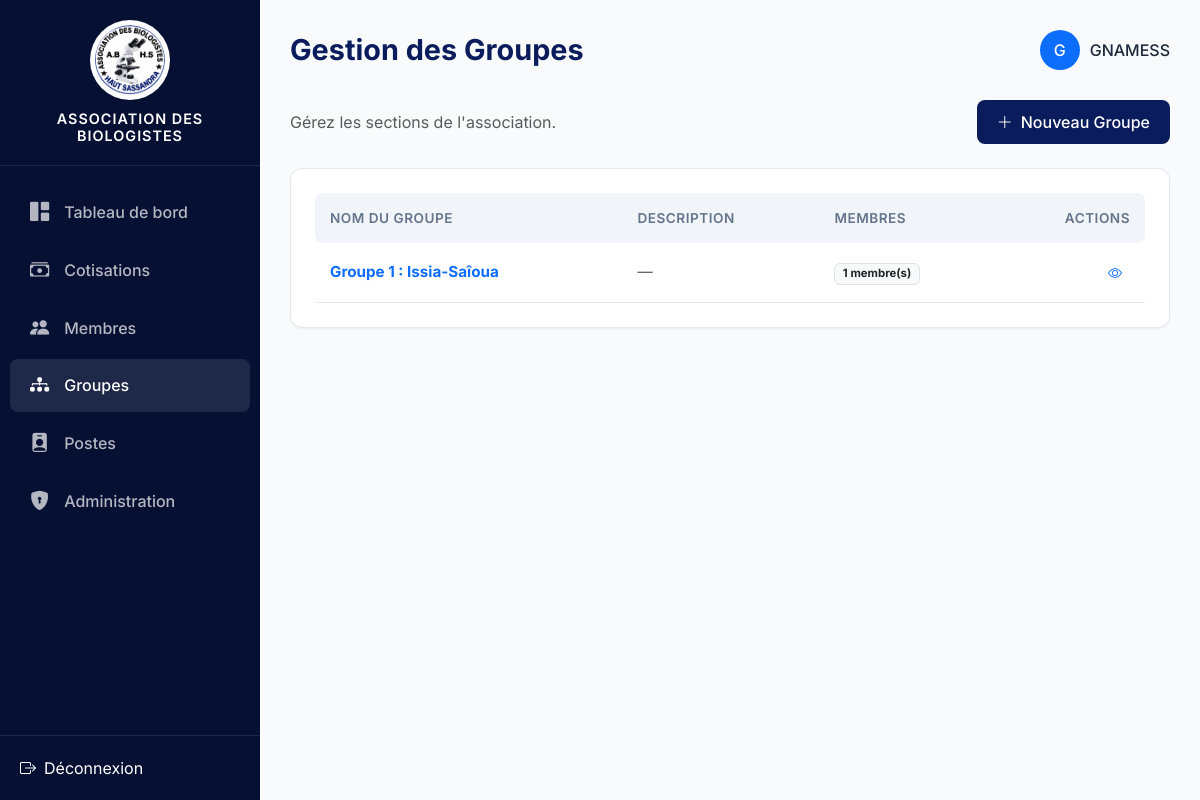
The app's page /membres/groupes/ (signed in) with its own data.
### membres/models.py (models this page shows, shortened)
class Groupe(models.Model):
    nom = models.CharField(max_length=100, unique=True)
    description = models.TextField(blank=True, help_text="Ex: Section de Daloa...")
    date_creation = models.DateTimeField(auto_now_add=True)
    class Meta:
        ordering = ['nom']
        verbose_name = "Groupe"
        verbose_name_plural = "Groupes"

### membres/views.py (the view)
# urls.py: path('groupes/', views.liste_groupes, name='liste_groupes'),
@login_required
def liste_groupes(request):
    groupes = Groupe.objects.annotate(nb_membres=Count('membres'))
    return render(request, 'membres/liste_groupes.html', {'groupes': groupes})

### templates/membres/liste_groupes.html (shortened to what this page needs)
{% extends 'base.html' %}
{% block page_title %}Gestion des Groupes{% endblock %}
{% block content %}
<div class="d-flex justify-content-between align-items-center mb-4">
    <p class="text-muted mb-0">Gérez les sections de l'association.</p>
    <a href="{% url 'ajouter_groupe' %}" class="btn-primary-custom">
        <i class="bi bi-plus-lg"></i> Nouveau Groupe
    </a>
</div>
<div class="card-custom">
    <div class="table-responsive">
        <table class="table-custom">
            <thead>
                <tr>
                    <th>Nom du Groupe</th>
                    <th>Description</th>
                    <th>Membres</th>
                    <th class="text-end">Actions</th>
                </tr>
            </thead>
            <tbody>
                {% for g in groupes %}
                <tr>
                    <td class="fw-bold text-primary">{{ g.nom }}</td>
                    <td class="text-muted">{{ g.description|default:"—" }}</td>
                    <td><span class="badge bg-light text-dark border">{{ g.nb_membres }} membre(s)</span></td>
                    <td class="text-end">
                        <a href="{% url 'liste_membres' %}?groupe={{ g.id }}" class="btn btn-sm btn-outline-primary border-0 rounded-circle" title="Voir les membres">
                            <i class="bi bi-eye"></i>
                        </a>
                    </td>
                </tr>
                {% empty %}
                <tr><td colspan="4" class="text-center text-muted py-4">Aucun groupe créé.</td></tr>
                {% endfor %}
            </tbody>
        </table>
    </div>
</div>
{% endblock %}

### templates/base.html (shortened to what this page needs)
{% load static %}
<!DOCTYPE html>
<html lang="fr">
<head>
    <link href="https://cdn.jsdelivr.net/npm/bootstrap@5.3.0/dist/css/bootstrap.min.css" rel="stylesheet">
    <link href="https://cdn.jsdelivr.net/npm/bootstrap-icons@1.11.0/font/bootstrap-icons.css" rel="stylesheet">
    <link rel="stylesheet" href="{% static 'css/style.css' %}">
</head>
<body>
    <aside class="sidebar" id="sidebar">
        <div class="sidebar-header">
            <img src="{% static 'img/logo.png' %}" alt="Logo A.B H.S">
            <h5>ASSOCIATION DES<br>BIOLOGISTES</h5>
        </div>
        <ul class="sidebar-menu">
            <li><a href="{% url 'dashboard' %}" class="{% if request.resolver_match.url_name == 'dashboard' %}active{% endif %}"><i class="bi bi-grid-1x2-fill"></i> Tableau de bord</a></li>
            <li><a href="{% url 'liste_cotisations' %}" class="{% if 'cotisation' in request.resolver_match.url_name %}active{% endif %}"><i class="bi bi-cash-stack"></i> Cotisations</a></li>
            <li><a href="{% url 'liste_membres' %}" class="{% if 'membre' in request.resolver_match.url_name %}active{% endif %}"><i class="bi bi-people-fill"></i> Membres</a></li>
            <li><a href="{% url 'liste_groupes' %}" class="{% if 'groupe' in request.resolver_match.url_name %}active{% endif %}"><i class="bi bi-diagram-3-fill"></i> Groupes</a></li>
            <li><a href="{% url 'liste_postes' %}" class="{% if 'poste' in request.resolver_match.url_name %}active{% endif %}"><i class="bi bi-person-badge-fill"></i> Postes</a></li>
            {% if user.is_superuser %}
            <li><a href="/admin/"><i class="bi bi-shield-lock-fill"></i> Administration</a></li>
            {% endif %}
        </ul>
        <div class="sidebar-footer">
<form method="post" action="{% url 'logout' %}" class="m-0">
    <button type="submit" class="btn btn-link text-white text-decoration-none d-flex align-items-center gap-2 p-0 border-0">
        <i class="bi bi-box-arrow-right"></i> Déconnexion
    </button>
</form>
        </div>
    </aside>
    <main class="main-content">
        <div class="topbar">
            <div class="d-flex align-items-center gap-3">
                <h1>{% block page_title %}Tableau de bord{% endblock %}</h1>
            </div>
            <div class="user-profile">
                <div class="bg-primary text-white rounded-circle d-flex align-items-center justify-content-center" style="width: 40px; height: 40px;">
                    {{ user.username|first|upper }}
                </div>
                <span class="d-none d-md-block">{{ user.username }}</span>
            </div>
        </div>
        {% block content %}{% endblock %}
    </main>
</body>
</html>

### static/css/style.css (style rules this page uses)
:root { --primary: #0a1c5c; --primary-light: #1e3a8a; --primary-dark: #051033; --accent: #3b82f6; --bg-body: #f8fafc; --bg-card: #ffffff; --text-main: #1e293b; --text-muted: #64748b; --border: #e2e8f0; --success: #10b981; --warning: #f59e0b; --danger: #ef4444; --shadow-sm: 0 1px 2px 0 rgb(0 0 0 / 0.05); --shadow-md: 0 4px 6px -1px rgb(0 0 0 / 0.1), 0 2px 4px -2px rgb(0 0 0 / 0.1); --shadow-lg: 0 10px 15px -3px rgb(0 0 0 / 0.1), 0 4px 6px -4px rgb(0 0 0 / 0.1); --transition: all 0.3s ease; }
body { font-family: 'Inter', sans-serif; background-color: var(--bg-body); color: var(--text-main); margin: 0; display: flex; min-height: 100vh; }
.sidebar { width: 260px; background: var(--primary-dark); color: white; display: flex; flex-direction: column; position: fixed; height: 100vh; transition: var(--transition); z-index: 1000; }
.sidebar-header { padding: 20px; text-align: center; border-bottom: 1px solid rgba(255,255,255,0.1); }
.sidebar-header img { max-width: 80px; border-radius: 50%; background: white; padding: 5px; margin-bottom: 10px; }
.sidebar-header h5 { font-size: 0.9rem; font-weight: 600; margin: 0; letter-spacing: 1px; }
.sidebar-menu { list-style: none; padding: 20px 10px; margin: 0; flex: 1; }
.sidebar-menu li a { display: flex; align-items: center; padding: 12px 20px; color: rgba(255,255,255,0.7); text-decoration: none; border-radius: 8px; margin-bottom: 5px; transition: var(--transition); font-weight: 500; }
.sidebar-menu li a:hover, .sidebar-menu li a.active { background: rgba(255,255,255,0.1); color: white; }
.sidebar-menu li a i { margin-right: 15px; font-size: 1.2rem; }
.sidebar-footer { padding: 20px; border-top: 1px solid rgba(255,255,255,0.1); }
.main-content { flex: 1; margin-left: 260px; padding: 30px; transition: var(--transition); }
.topbar { display: flex; justify-content: space-between; align-items: center; margin-bottom: 30px; }
.topbar h1 { font-size: 1.8rem; font-weight: 700; color: var(--primary); margin: 0; }
.user-profile { display: flex; align-items: center; gap: 10px; font-weight: 500; }
.card-custom { background: var(--bg-card); border-radius: 12px; padding: 24px; box-shadow: var(--shadow-sm); border: 1px solid var(--border); transition: var(--transition); }
.table-custom { width: 100%; border-collapse: collapse; }
.table-custom th { text-align: left; padding: 15px; background: #f1f5f9; color: var(--text-muted); font-weight: 600; font-size: 0.85rem; text-transform: uppercase; letter-spacing: 0.5px; }
.table-custom th:first-child { border-top-left-radius: 8px; border-bottom-left-radius: 8px; }
.table-custom th:last-child { border-top-right-radius: 8px; border-bottom-right-radius: 8px; }
.table-custom td { padding: 15px; border-bottom: 1px solid var(--border); font-size: 0.95rem; }
.btn-primary-custom { background: var(--primary); color: white; border: none; padding: 10px 20px; border-radius: 8px; font-weight: 500; cursor: pointer; transition: var(--transition); text-decoration: none; display: inline-flex; align-items: center; gap: 8px; }

### records on screen
Groupe: nom "Groupe 1 : Issia-Saîoua", description "—", nb_membres "1"

### other values on screen
{{ user.username|first|upper }} "G"
{{ user.username }} "GNAMESS"
